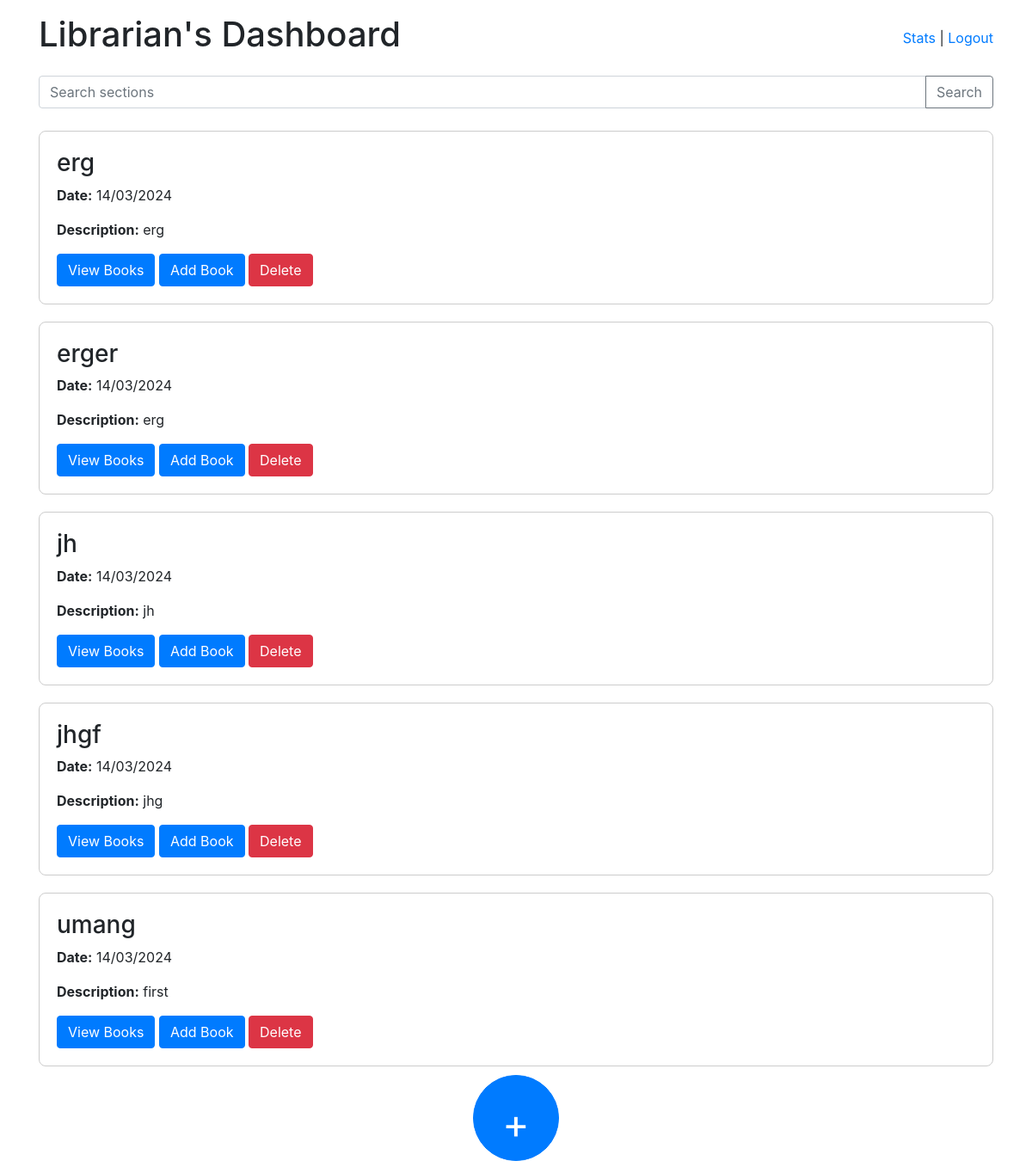
The page /librarian_dashboard (signed in) on the database as committed earlier.
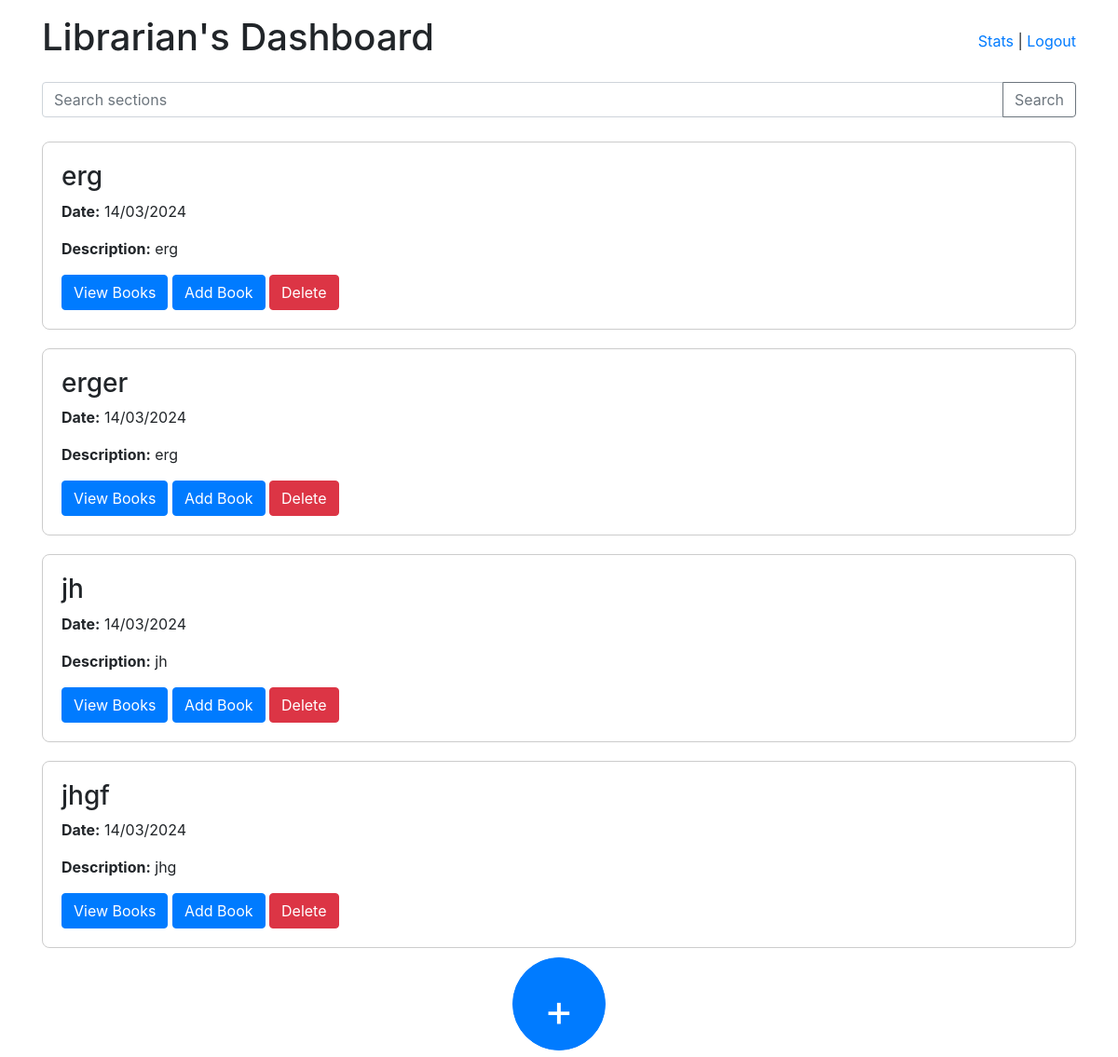
The same page on the database as committed later.
### app.py (models this page shows)
class Section(db.Model):
    id = db.Column(db.Integer, primary_key=True)
    title = db.Column(db.String(100), nullable=False)
    date_created = db.Column(db.DateTime, default=datetime.utcnow, nullable=False)
    description = db.Column(db.String(500), nullable=True)
    user_id = db.Column(db.Integer, db.ForeignKey('user.id'))
    books = db.relationship('Book', back_populates='section')

### app.py (the view)
@app.route('/librarian_dashboard', methods=['GET', 'POST'])
def librarian_dashboard():
    if 'librarian_id' not in session:
        return redirect(url_for('librarian_login'))
    librarian_id = session['librarian_id']
    query = request.args.get('query')  # Get the search query from URL parameters for GET request
    if query:
        sections = Section.query.filter(Section.user_id == librarian_id, Section.title.contains(query)).all()
    else:
        sections = Section.query.filter_by(user_id=librarian_id).all()
    return render_template('librarian_dashboard.html', sections=sections)

### templates/librarian_dashboard.html (shortened to what this page needs)
<!DOCTYPE html>
<html lang="en">
<head>
<link rel="stylesheet" href="https://stackpath.bootstrapcdn.com/bootstrap/4.3.1/css/bootstrap.min.css">
</head>
<body>
<div class="container">
  <header class="d-flex justify-content-between align-items-center my-3">
    <h1>Librarian's Dashboard</h1>
    <div>
      <a href="stats.html">Stats</a> |
      <a href="{{ url_for('logout') }}">Logout</a>
    </div>
  </header>
  <form action="{{ url_for('librarian_dashboard') }}" method="GET" class="input-group mb-3">
    <input type="text" class="form-control" placeholder="Search sections" aria-label="Search" name="query">
    <div class="input-group-append">
      <button class="btn btn-outline-secondary" type="submit">Search</button>
    </div>
  </form>
  <div class="section-container">
    {% for section in sections %}
    <div class="section-card">
      <h3>{{ section.title }}</h3>
      <p><strong>Date:</strong> <span>{{ section.date_created.strftime('%d/%m/%Y') }}</span></p>
      <p><strong>Description:</strong> <span>{{ section.description }}</span></p>
      <a href="{{ url_for('view_books', section_id=section.id) }}" class="btn btn-primary">View Books</a>
      <a href="{{ url_for('add_book', section_id=section.id) }}" class="btn btn-primary">Add Book</a>
      <form action="{{ url_for('delete_section', section_id=section.id) }}" method="post" style="display:inline;">
        <button type="submit" class="btn btn-danger">Delete</button>
      </form>
    </div>
    {% else %}
    <p>No sections added yet.</p>
    {% endfor %}
    <a href="{{ url_for('add_section_form') }}" class="add-section-btn btn btn-primary">+</a>
  </div>
</div>
</body>
</html>

### templates/librarian_dashboard.html (style rules this page uses)
.section-card { border: 1px solid #ccc; border-radius: 8px; padding: 20px; margin: 10px 0; width: 100%; }
.section-container { display: flex; flex-direction: column; align-items: center; }
.add-section-btn { width: 100px; height: 100px; border-radius: 50%; font-size: 48px; line-height: 100px; text-align: center; }

Rows that differ between the two databases and show on the page:
removed Section: title "umang", date_created "14/03/2024", description "first"
